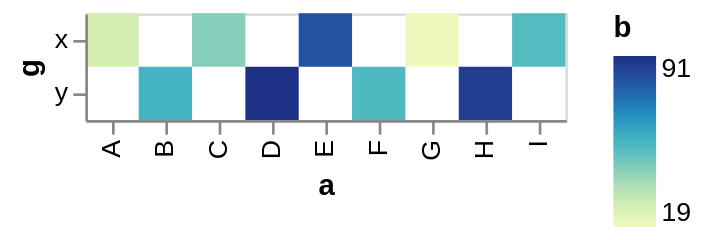

Write a Vega-Lite specification for this figure.
### Vega specification from a JSON file in a GitHub repository (floating-point values rounded to 4 significant figures)
{"$schema": "https://vega.github.io/schema/vega/v6.json", "background": "white", "padding": 5, "style": "cell", "data": [{"name": "source_0", "values": [{"a": "A", "b": 28, "c": 5, "g": "x"}, {"a": "B", "b": 55, "c": 9, "g": "y"}, {"a": "C", "b": 43, "c": 2, "g": "x"}, {"a": "D", "b": 91, "c": 7, "g": "y"}, {"a": "E", "b": 81, "c": 4, "g": "x"}, {"a": "F", "b": 53, "c": 6, "g": "y"}, {"a": "G", "b": 19, "c": 8, "g": "x"}, {"a": "H", "b": 87, "c": 1, "g": "y"}, {"a": "I", "b": 52, "c": 3, "g": "x"}]}, {"name": "data_0", "source": "source_0", "transform": [{"type": "filter", "expr": "isValid(datum[\"b\"]) && isFinite(+datum[\"b\"])"}]}], "signals": [{"name": "x_step", "value": 20}, {"name": "width", "update": "bandspace(domain('x').length, 0, 0) * x_step"}, {"name": "y_step", "value": 20}, {"name": "height", "update": "bandspace(domain('y').length, 0, 0) * y_step"}], "marks": [{"name": "marks", "type": "rect", "style": ["rect"], "from": {"data": "data_0"}, "encode": {"update": {"fill": {"scale": "color", "field": "b"}, "description": {"signal": "\"a: \" + (isValid(datum[\"a\"]) ? isArray(datum[\"a\"]) ? join(datum[\"a\"], ' ') : datum[\"a\"] : \"\"+datum[\"a\"]) + \"; g: \" + (isValid(datum[\"g\"]) ? isArray(datum[\"g\"]) ? join(datum[\"g\"], ' ') : datum[\"g\"] : \"\"+datum[\"g\"]) + \"; b: \" + (format(datum[\"b\"], \"\"))"}, "x": {"scale": "x", "field": "a"}, "width": {"signal": "max(0.25, bandwidth('x'))"}, "y": {"scale": "y", "field": "g"}, "height": {"signal": "max(0.25, bandwidth('y'))"}}}}], "scales": [{"name": "x", "type": "band", "domain": {"data": "data_0", "field": "a", "sort": true}, "range": {"step": {"signal": "x_step"}}, "paddingInner": 0, "paddingOuter": 0}, {"name": "y", "type": "band", "domain": {"data": "data_0", "field": "g", "sort": true}, "range": {"step": {"signal": "y_step"}}, "paddingInner": 0, "paddingOuter": 0}, {"name": "color", "type": "linear", "domain": {"data": "data_0", "field": "b"}, "range": "heatmap", "interpolate": "hcl", "zero": false}], "axes": [{"scale": "x", "orient": "bottom", "grid": false, "title": "a", "labelAlign": "right", "labelAngle": 270, "labelBaseline": "middle", "zindex": 1}, {"scale": "y", "orient": "left", "grid": false, "title": "g", "zindex": 1}], "legends": [{"fill": "color", "gradientLength": {"signal": "clamp(height, 64, 200)"}, "title": "b"}]}
